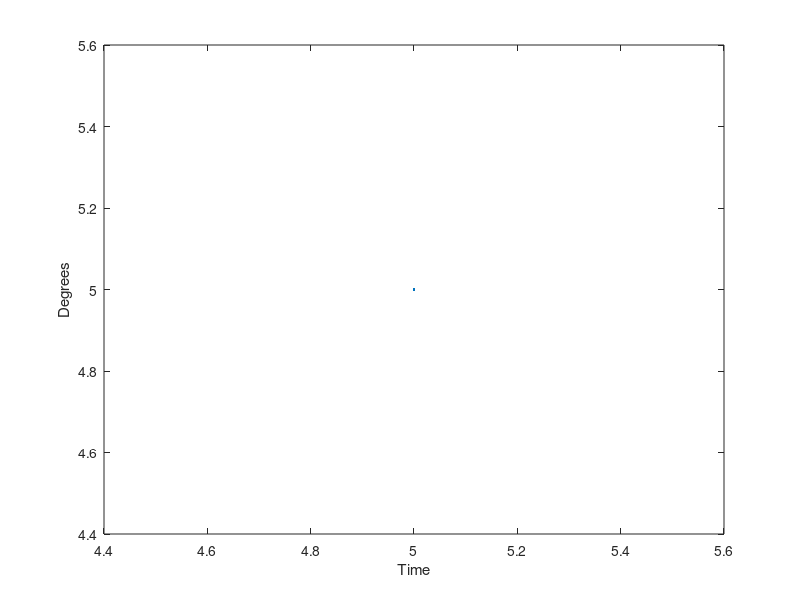

This figure's MATLAB source:
% Object cooling according to Newton's Law of Cooling where k is a constant
% Modified last September 5, 2013

%Written by Steven Macenski

Ts = input('Tempurature of Chamber');
To = input('Temperature of object initially');
k = input('Newtons Cooling constant, K');
t = input('Range of Time in format T1:t2');
T = Ts + (To-Ts)*exp(1).^(-k*t);
FinalTemp = round (T(1,1))

plot(t,T);
xlabel('Time');
ylabel('Degrees');
figure(1)